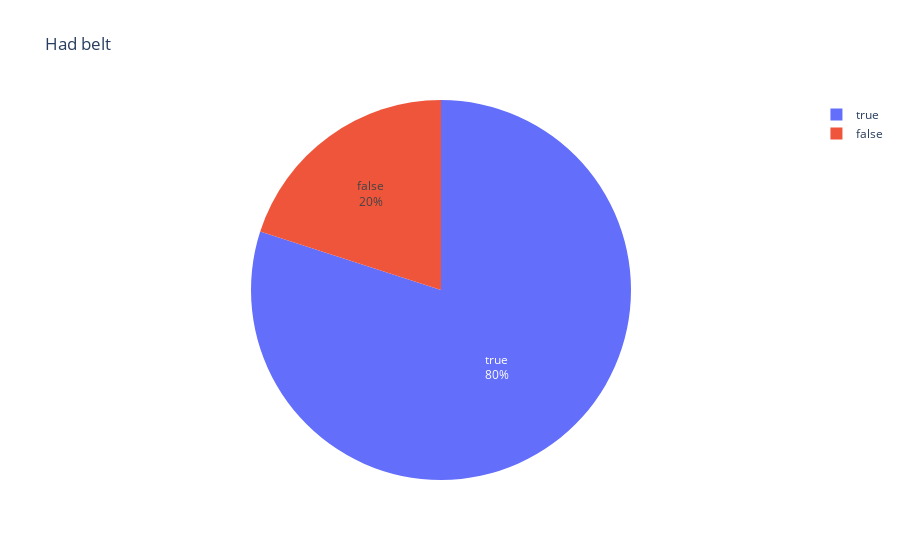

Notebook code for this chart:
### Markdown cell above
# L'utilisateur avait-il attaché sa ceinture ?
Malgrés toutes la sensibilisation sur les danger de la route et sur l'importance de la ceinture, on voit qu'encore un cinquième des personnes concernées par un accident n'avait pas attachée leur ceinture.

### Code cell
pie(users, "has_belt", "Had belt")

### Figure 1 — Plotly figure (JSON) as saved in the notebook; plotly's stock layout.template omitted (floating-point values rounded to 4 significant figures)
{"data": [{"domain": {"x": [0, 1], "y": [0, 1]}, "hovertemplate": "index=%{label}<br>value=%{value}<extra></extra>", "labels": [true, false], "legendgroup": "", "name": "", "showlegend": true, "textinfo": "percent+label", "textposition": "inside", "type": "pie", "values": [0.7997, 0.2003]}], "layout": {"legend": {"tracegroupgap": 0}, "title": {"text": "Had belt"}}}
